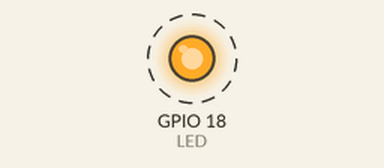
A sketch run on a simulated ESP32. Shown: output pins drawn as LEDs (lit = HIGH). Dashed ring = blinking. What the sketch prints to the serial monitor is not drawn.

Above: at 1.1 s.
Timing chart, 0 to 4.0 s (numbered marks = the images above):
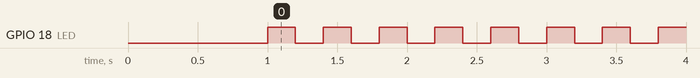

Measured:
- by itself, GPIO 18 (LED): alternates HIGH for 0.20 s and LOW for 0.20 s

The sketch:

1.ino
```cpp
#include <Arduino.h>
#define LED 18
void setup() {
  pinMode(LED,OUTPUT);
  Serial.begin(115200);
  delay(1000);

  xTaskCreate(Tarea1,"Tarea1",10000,NULL,1,NULL);
  xTaskCreate(Tarea2,"Tarea2",10000,NULL,1,NULL);

}

void loop() {
  delay(1000);
}

void Tarea1( void * parameter )
{
    while(true){
    Serial.println("Hola mundo");
    delay(1000);
    }
    vTaskDelete( NULL );
}

void Tarea2( void * parameter)
{

    while(true){
    Serial.println("LED toggle");
    digitalWrite(LED,!digitalRead(LED)) ;
    delay(200);

    }
    vTaskDelete( NULL );
}
```
